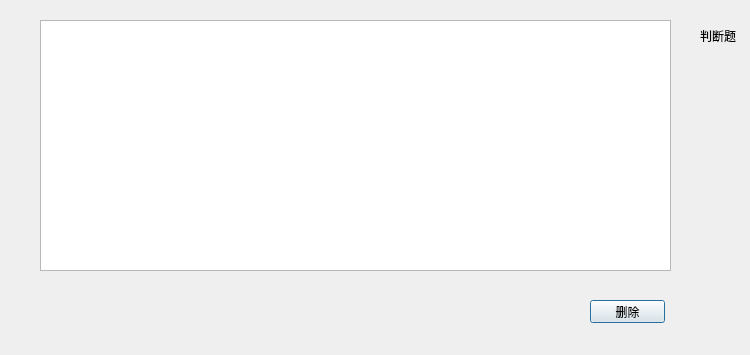
<?xml version="1.0" encoding="UTF-8"?>
<ui version="4.0">
 <class>Dialog_judgedelecte</class>
 <widget class="QDialog" name="Dialog_judgedelecte">
  <property name="geometry">
   <rect>
    <x>0</x>
    <y>0</y>
    <width>750</width>
    <height>355</height>
   </rect>
  </property>
  <property name="windowTitle">
   <string>判断题删除</string>
  </property>
  <widget class="QLabel" name="label">
   <property name="geometry">
    <rect>
     <x>700</x>
     <y>20</y>
     <width>71</width>
     <height>31</height>
    </rect>
   </property>
   <property name="text">
    <string>判断题</string>
   </property>
  </widget>
  <widget class="QTableWidget" name="tableWidget">
   <property name="geometry">
    <rect>
     <x>40</x>
     <y>20</y>
     <width>631</width>
     <height>251</height>
    </rect>
   </property>
  </widget>
  <widget class="QPushButton" name="pushButton">
   <property name="geometry">
    <rect>
     <x>590</x>
     <y>300</y>
     <width>75</width>
     <height>23</height>
    </rect>
   </property>
   <property name="text">
    <string>删除</string>
   </property>
  </widget>
 </widget>
 <resources/>
 <connections/>
</ui>
